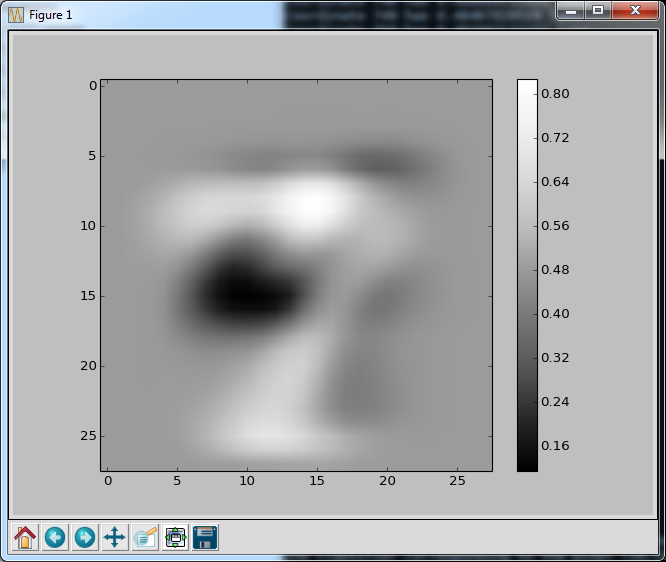

Here is the Python script that generated this plot:
import ex3
import numpy as np
import matplotlib.pyplot as plt
import matplotlib

def prepareData():
    data = np.loadtxt('4vs7_data.txt', delimiter=' ')
    data[(data < 10)] = 0
    data[(data >= 10)] = 1
    labels = np.loadtxt('4vs7_labels.txt', delimiter=' ')
    labels = (labels + 1) / 2
    return data,labels

def findERM(data, labels):
    erm,erm_error = ex3.ERM(data, labels)
    (y_erm,x_erm) = divmod(erm,28)
    print('The classifier corresponding to the pixel (%d,%d) has %f percent error' % (x_erm,y_erm, erm_error))

def visualizeLosses(data, labels):
    losses = ex3.allZeroOneLosses(data,labels)         
    plt.imshow(losses.reshape(28, 28),cmap = matplotlib.cm.Greys_r)
    plt.colorbar()
    plt.show(block=True)

if __name__ == '__main__':
    data,labels = prepareData()
    findERM(data, labels)
    visualizeLosses(data, labels)
